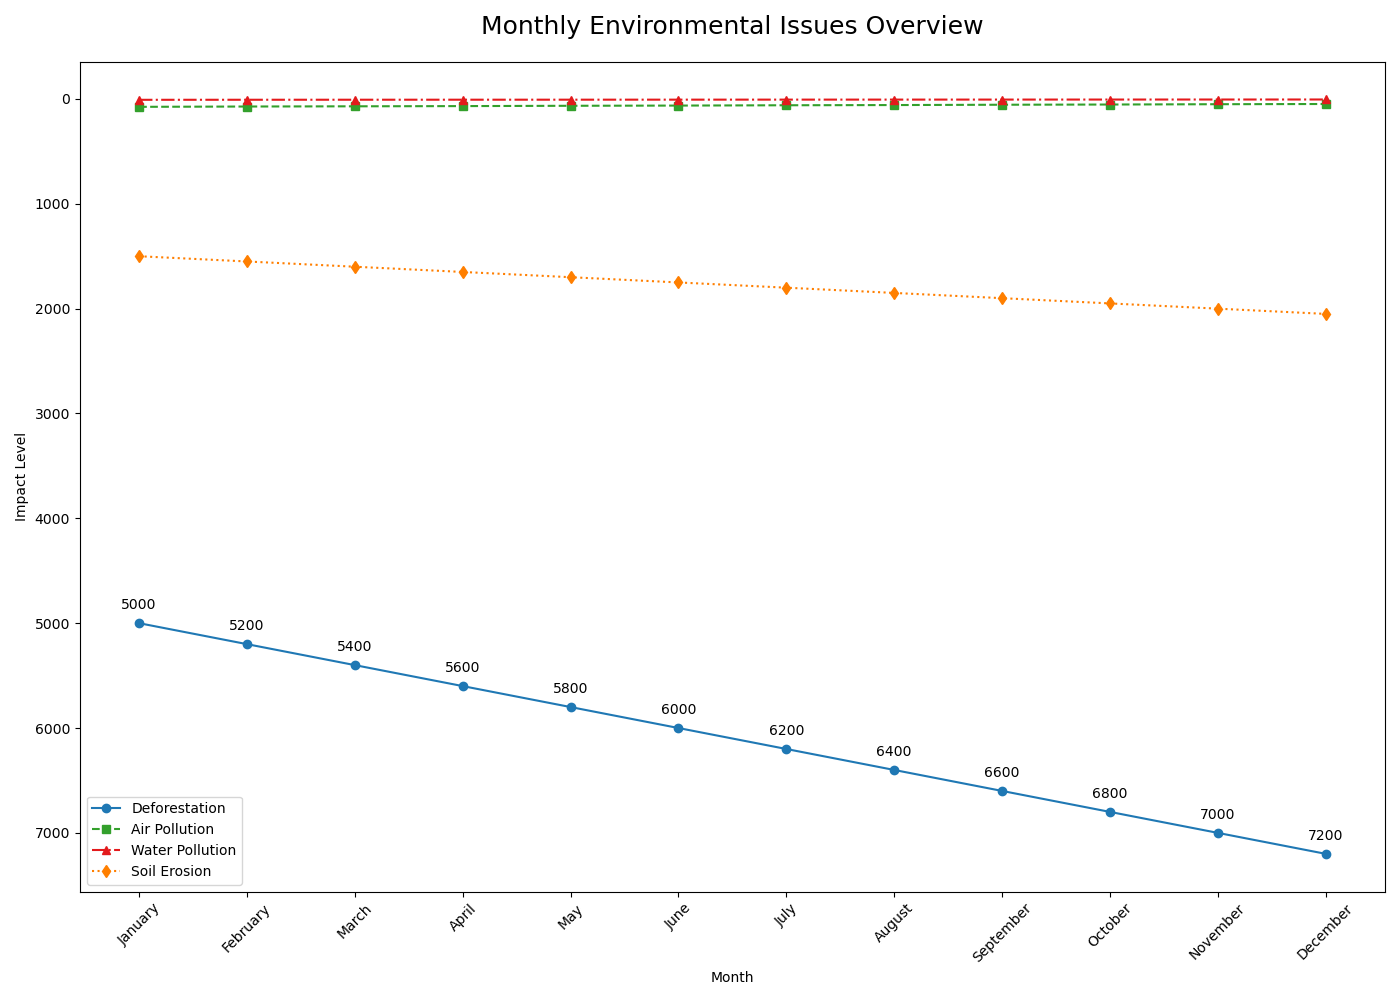

Write Python code to recreate this figure.

import matplotlib.pyplot as plt

# Data provided in the question
chart_data = [
    {'Month': 'January', 'Deforestation (hectares)': 5000, 'Air Pollution (AQI)': 75, 'Water Pollution (mg/L)': 8, 'Soil Erosion (tons/ha)': 1500},
    {'Month': 'February', 'Deforestation (hectares)': 5200, 'Air Pollution (AQI)': 72, 'Water Pollution (mg/L)': 7.5, 'Soil Erosion (tons/ha)': 1550},
    {'Month': 'March', 'Deforestation (hectares)': 5400, 'Air Pollution (AQI)': 70, 'Water Pollution (mg/L)': 7.2, 'Soil Erosion (tons/ha)': 1600},
    {'Month': 'April', 'Deforestation (hectares)': 5600, 'Air Pollution (AQI)': 68, 'Water Pollution (mg/L)': 7, 'Soil Erosion (tons/ha)': 1650},
    {'Month': 'May', 'Deforestation (hectares)': 5800, 'Air Pollution (AQI)': 65, 'Water Pollution (mg/L)': 6.8, 'Soil Erosion (tons/ha)': 1700},
    {'Month': 'June', 'Deforestation (hectares)': 6000, 'Air Pollution (AQI)': 63, 'Water Pollution (mg/L)': 6.5, 'Soil Erosion (tons/ha)': 1750},
    {'Month': 'July', 'Deforestation (hectares)': 6200, 'Air Pollution (AQI)': 60, 'Water Pollution (mg/L)': 6.2, 'Soil Erosion (tons/ha)': 1800},
    {'Month': 'August', 'Deforestation (hectares)': 6400, 'Air Pollution (AQI)': 58, 'Water Pollution (mg/L)': 6, 'Soil Erosion (tons/ha)': 1850},
    {'Month': 'September', 'Deforestation (hectares)': 6600, 'Air Pollution (AQI)': 55, 'Water Pollution (mg/L)': 5.8, 'Soil Erosion (tons/ha)': 1900},
    {'Month': 'October', 'Deforestation (hectares)': 6800, 'Air Pollution (AQI)': 53, 'Water Pollution (mg/L)': 5.5, 'Soil Erosion (tons/ha)': 1950},
    {'Month': 'November', 'Deforestation (hectares)': 7000, 'Air Pollution (AQI)': 50, 'Water Pollution (mg/L)': 5.2, 'Soil Erosion (tons/ha)': 2000},
    {'Month': 'December', 'Deforestation (hectares)': 7200, 'Air Pollution (AQI)': 48, 'Water Pollution (mg/L)': 5, 'Soil Erosion (tons/ha)': 2050}
]

# Extracting the data for plotting
months = [entry['Month'] for entry in chart_data]
deforestation_hectares = [entry['Deforestation (hectares)'] for entry in chart_data]
air_pollution_aqi = [entry['Air Pollution (AQI)'] for entry in chart_data]
water_pollution_mg = [entry['Water Pollution (mg/L)'] for entry in chart_data]
soil_erosion_tons = [entry['Soil Erosion (tons/ha)'] for entry in chart_data]

# Plotting the data
plt.figure(figsize=(14, 10))

plt.plot(months, deforestation_hectares, label='Deforestation', marker='o', linestyle='-', color='#1f78b4')
plt.plot(months, air_pollution_aqi, label='Air Pollution', marker='s', linestyle='--', color='#33a02c')
plt.plot(months, water_pollution_mg, label='Water Pollution', marker='^', linestyle='-.', color='#e31a1c')
plt.plot(months, soil_erosion_tons, label='Soil Erosion', marker='d', linestyle=':', color='#ff7f00')

# Adding the title and labels
plt.title('Monthly Environmental Issues Overview', fontsize=18, pad=20)
plt.xlabel('Month')
plt.ylabel('Impact Level')
plt.xticks(rotation=45)  # Rotate the x-axis labels for better readability

# Adding annotations
for i, txt in enumerate(deforestation_hectares):
    plt.annotate(txt, (months[i], deforestation_hectares[i]), textcoords="offset points", xytext=(0,10), ha='center')

# Adding a legend
plt.legend()

# Adjust layout to prevent clipping and show the plot
plt.gca().invert_yaxis()  # Inverting the y-axis
plt.tight_layout()
plt.show()
